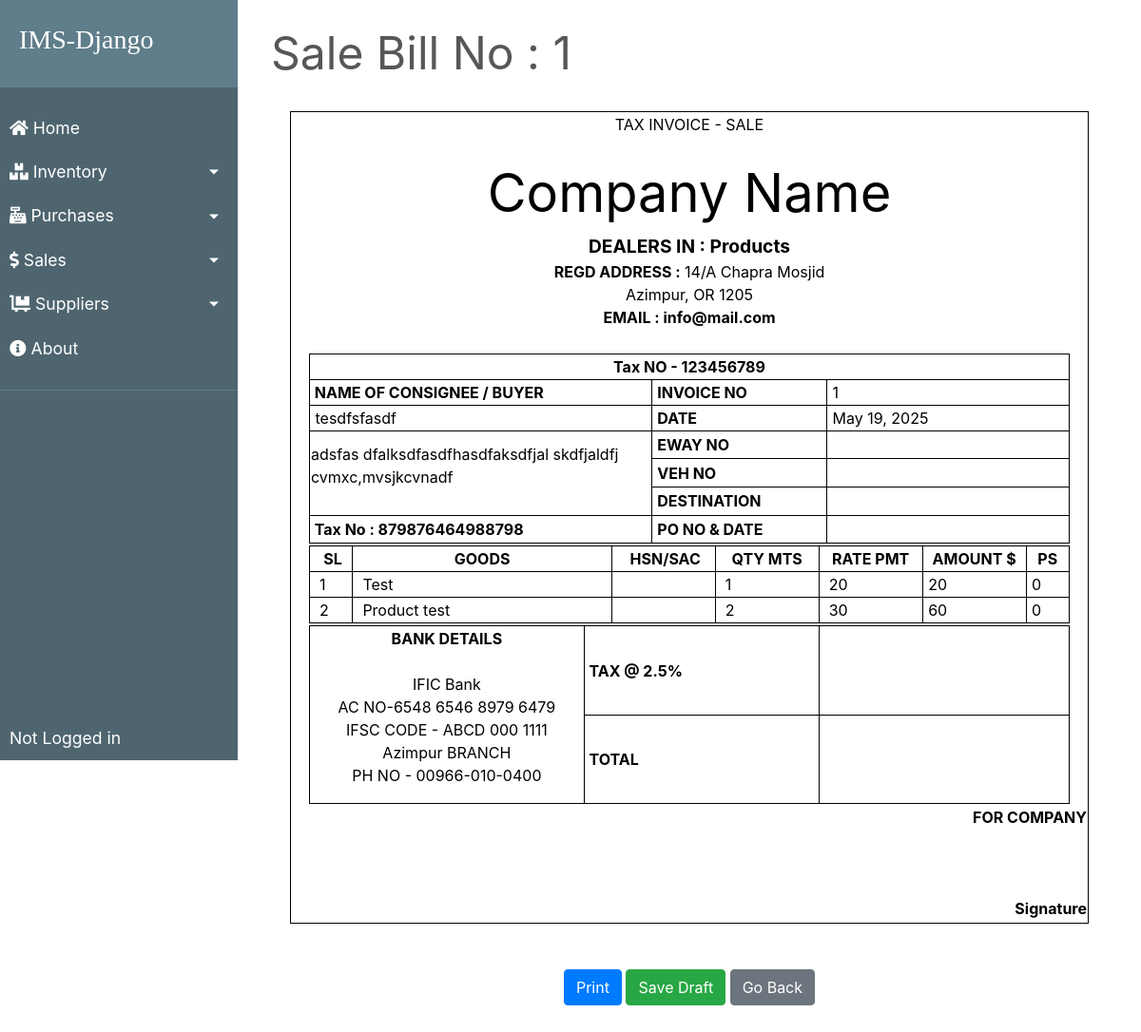
/transactions/sales/1, run on the app's committed database.
### transactions/models.py (models this page shows, shortened)
class SaleBill(models.Model):
    billno = models.AutoField(primary_key=True)
    time = models.DateTimeField(auto_now=True)
    name = models.CharField(max_length=150)
    phone = models.CharField(max_length=12)
    address = models.CharField(max_length=200)
    email = models.EmailField(max_length=254)
    gstin = models.CharField(max_length=15)

class SaleBillDetails(models.Model):
    billno = models.ForeignKey(SaleBill, on_delete = models.CASCADE, related_name='saledetailsbillno')
    eway = models.CharField(max_length=50, blank=True, null=True)
    veh = models.CharField(max_length=50, blank=True, null=True)
    destination = models.CharField(max_length=50, blank=True, null=True)
    po = models.CharField(max_length=50, blank=True, null=True)
    cgst = models.CharField(max_length=50, blank=True, null=True)
    sgst = models.CharField(max_length=50, blank=True, null=True)
    igst = models.CharField(max_length=50, blank=True, null=True)
    cess = models.CharField(max_length=50, blank=True, null=True)
    tcs = models.CharField(max_length=50, blank=True, null=True)
    total = models.CharField(max_length=50, blank=True, null=True)

class SaleItem(models.Model):
    billno = models.ForeignKey(SaleBill, on_delete = models.CASCADE, related_name='salebillno')
    stock = models.ForeignKey(Stock, on_delete = models.CASCADE, related_name='saleitem')
    quantity = models.IntegerField(default=1)
    perprice = models.IntegerField(default=1)
    totalprice = models.IntegerField(default=1)

### inventory/models.py (models this page shows, shortened)
class Stock(models.Model):
    id = models.AutoField(primary_key=True)
    name = models.CharField(max_length=30, unique=True)
    quantity = models.IntegerField(default=1)
    is_deleted = models.BooleanField(default=False)

### transactions/views.py (the view, shortened to what this page needs)
# urls.py: path("sales/<billno>", views.SaleBillView.as_view(), name="sale-bill"),
class SaleBillView(View):
    model = SaleBill
    template_name = "bill/sale_bill.html"
    bill_base = "bill/bill_base.html"
    def get(self, request, billno):
        context = {
            'bill'          : SaleBill.objects.get(billno=billno),
            'items'         : SaleItem.objects.filter(billno=billno),
            'billdetails'   : SaleBillDetails.objects.get(billno=billno),
            'bill_base'     : self.bill_base,
        }
        return render(request, self.template_name, context)

### transactions/templates/bill/sale_bill.html (shortened to what this page needs)
{% extends bill_base %}
{% load static %}
{% block content %}
    <div style="color:#575757; font-style: bold; font-size: 3rem;  border-bottom: 1px solid white;">Sale Bill No : {{ bill.billno }}</div>
    <form method="post">
        <div class="bg">
            <br>
            <div id="printArea" class="bg">
                <table class="outer-box inner-box" style="width: 840px; margin-left: auto; margin-right: auto;">
                    <tbody>
                        <tr style="height: 1px;">
                            <td> <p style="text-align: center;">TAX INVOICE - SALE</p> </td>
                        </tr>
                        <tr style="text-align: center;">
                            <td >
                                <span style="font-size: 350%;">Company Name</span> <br>
                                <span style="font-size: 120%; font-weight: bold;">DEALERS IN : Products</span> <br>
                                <span style="font-weight: bold;">REGD ADDRESS :</span> 14/A Chapra Mosjid<br>Azimpur, OR 1205<br>
                                <span style="font-weight: bold;">EMAIL : info@mail.com</span> <br><br>
                            </td>
                        </tr>
                        <tr>
                            <td>
                            <table class="outer-box" style="width: 800px; margin-left: auto; margin-right: auto;">
                                <tbody>
                                    <tr>
                                        <td class="inner-box" style="text-align: center; font-weight: bold;" colspan="3">Tax NO - 123456789</td>
                                    </tr>
                                    <tr>
                                        <td class="inner-box" style="width: 50%; font-weight: bold;">&nbsp;NAME OF CONSIGNEE / BUYER</td>
                                        <td class="inner-box" style="width: 25%; font-weight: bold;">&nbsp;INVOICE NO</td>
                                        <td class="inner-box" style="width: 25%;">&nbsp;{{ bill.billno }}</td>
                                    </tr>
                                    <tr>
                                        <td class="inner-box" style="width: 50%;">&nbsp;{{ bill.name }}</td>
                                        <td class="inner-box" style="width: 25%; font-weight: bold;">&nbsp;DATE</td>
                                        <td class="inner-box" style="width: 25%;">&nbsp;{{ bill.time.date }}</td>
                                    </tr>
                                    <tr>
                                        <td class="inner-box" style="width: 50%;" rowspan="3">{{ bill.address|linebreaks }}</td>
                                        <td class="inner-box" style="width: 25%; font-weight: bold;">&nbsp;EWAY NO</td>
                                        <td class="inner-box align-middle" style="width: 25%;"> <input type="text" name="eway" class="align-middle" style="border: 0; overflow: hidden;" value="{% if billdetails.eway %}{{ billdetails.eway }}{% endif %}"> </td>
                                    </tr>
                                    <tr>
                                        <td class="inner-box" style="width: 25%; font-weight: bold;">&nbsp;VEH NO</td>
                                        <td class="inner-box align-middle" style="width: 25%;"> <input type="text" name="veh" class="align-middle" style="border: 0; overflow: hidden;" value="{% if billdetails.veh %}{{ billdetails.veh }}{% endif %}"> </td>
                                    </tr>
                                    <tr>
                                        <td class="inner-box" style="width: 25%; font-weight: bold;">&nbsp;DESTINATION</td>
                                        <td class="inner-box align-middle" style="width: 25%;"> <input type="text" name="destination" class="align-middle" style="border: 0; overflow: hidden;" value=""> </td>
                                    </tr>
                                    <tr>
                                        <td class="inner-box" style="font-weight: bold;">&nbsp;Tax No : {{ bill.gstin }} </td>
                                        <td class="inner-box" style="width: 25%; font-weight: bold;">&nbsp;PO NO &amp; DATE</td>
                                        <td class="inner-box align-middle" style="width: 25%;"> <input type="text" name="po" class="align-middle" style="border: 0; overflow: hidden;" value="{% if billdetails.po %}{{ billdetails.po }}{% endif %}"> </td>
                                    </tr>
                                </tbody>
                            </table>
                            </td>
                        </tr>
                        <tr>
                            <td>
                            <table class="outer-box" style="width: 800px; margin-left: auto; margin-right: auto;">
                                <tbody>
                                    <tr>
                                        <td class="inner-box" style="width: 5%; font-weight: bold; text-align: center;">&nbsp;SL</td>
                                        <td class="inner-box" style="width: 30%; font-weight: bold; text-align: center;">GOODS</td>
                                        <td class="inner-box" style="width: 12%; font-weight: bold; text-align: center;">&nbsp;HSN/SAC</td>
                                        <td class="inner-box" style="width: 12%; font-weight: bold; text-align: center;">QTY MTS</td>
                                        <td class="inner-box" style="width: 12%; font-weight: bold; text-align: center;">RATE PMT</td>
                                        <td class="inner-box" style="width: 12%; font-weight: bold; text-align: center;">AMOUNT $</td>
                                        <td class="inner-box" style="width: 5%; font-weight: bold; text-align: center;">PS</td>
                                    </tr>
                                    {% for item in items %}
                                        <tr style="height: auto;">
                                            <td class="inner-box" style="width: 5%;">&nbsp; {{ forloop.counter }}</td>
                                            <td class="inner-box" style="width: 30%;">&nbsp; {{ item.stock.name }}</td>
                                            <td class="inner-box" style="width: 12%;"></td>
                                            <td class="inner-box" style="width: 12%;">&nbsp; {{ item.quantity }}</td>
                                            <td class="inner-box" style="width: 12%;">&nbsp; {{ item.perprice }}</td>
                                            <td class="inner-box" style="width: 12%;">&nbsp;{{ item.totalprice }}</td>
                                            <td class="inner-box" style="width: 5%;">&nbsp;0</td>
                                        </tr>
                                    {% endfor %}
                                </tbody>
                            </table>
                            </td>
                        </tr>
                        <tr>
                            <td>
                            <table class="outer-box inner-box" style="width: 800px; margin-left: auto; margin-right: auto;">
                                <tbody>
                                    <tr>
                                        <td class="inner-box" style="width: 35%; text-align: center;" rowspan="6">
                                            <p> <span style="font-weight: bold;">BANK DETAILS <br> </span> <br>
                                                IFIC Bank <br> AC NO-6548 6546 8979 6479 <br> IFSC CODE - ABCD 000 1111 <br> Azimpur BRANCH <br> PH NO - 00966-010-0400</p>
                                        </td>
                                        <td class="inner-box" style="width: 30%; font-weight: bold;">&nbsp;TAX @ 2.5%</td>
                                        <td class="inner-box align-middle" style="width: 30%;">&nbsp; <input type="text" name="cgst" class="align-middle" pattern="[0-9]+\.[0-9]+" style="border: 0; overflow: hidden;" value="{% if billdetails.cgst %}{{ billdetails.cgst }}{% endif %}"></td>
                                    </tr>
                                    <tr>
                                        <td class="inner-box" style="font-weight: bold;">&nbsp;TOTAL</td>
                                        <td class="inner-box align-middle">&nbsp; <input type="text" name="total" class="align-middle" pattern="[0-9]+\.[0-9]+" style="border: 0; overflow: hidden;" value="{% if billdetails.total %}{{ billdetails.total }}{% endif %}"> </td>
                                    </tr>
                                </tbody>
                            </table>
                            </td>
                        </tr>
                        <tr>
                            <td style="text-align: right;">
                                <span style="font-weight: bold;">FOR COMPANY <br><br><br><br> Signature</span>
                            </td>
                        </tr>
                        <tr>
                            <td style="text-align: center;">
                            </td>
                        </tr>
                    </tbody>
                </table>
            </div>
        </div>
        <br><br>
        <div class="wrapper">
            <button class="center btn btn-primary" onclick="printpage('printArea')">Print</button>
            <button class="center btn btn-success" type="submit">Save Draft</button>
            <a href="{% url 'sales-list' %}" class="btn center btn-secondary">Go Back</a>
        </div>
    </form>
{% endblock %}

### homepage/static/css/main.css (style rules this page uses)
body, html { height: 100%; }
p { color: rgb(49, 49, 49); }
a { color: #55b159; }
.align-middle { text-align: center; }

### homepage/static/css/bill.css (style rules this page uses)
.outer-box { border-collapse: collapse; }
.inner-box { border: 1px solid #000; }
.wrapper { text-align: center; }
.center { position: relative; }
.bg { background-color: #fff; color: #000; }
p { background-color: #fff; color: #000; }

### data on the page
SaleBill: billno "1", name "tesdfsfasdf", time "May 19, 2025", address "adsfas dfalksdfasdfhasdfaksdfjal skdfjaldfj cvmxc,mvsjkcvnadf", gstin "879876464988798"
SaleItem: stock.name "Test", quantity "1", perprice "20", totalprice "20"
SaleItem: stock.name "Product test", quantity "2", perprice "30", totalprice "60"
